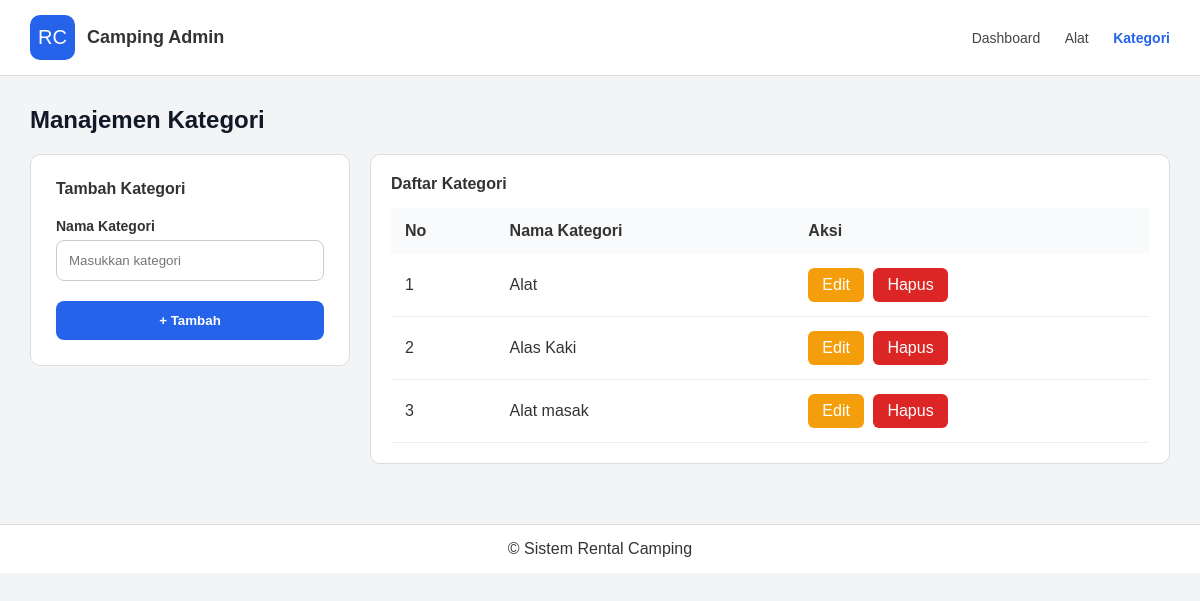
The app's page /index.php/admin/kategori with its own data.
### tables this page shows
CREATE TABLE `kategori` (
  `id_kategori` int(11) NOT NULL,
  `nama_kategori` varchar(100) DEFAULT NULL
);

### application/controllers/admin/Kategori.php (called while the page is built, shortened)
<?php
class Kategori extends CI_Controller
{
    public function __construct()
    {
        $this->load->model('Kategori_model');
    }
    public function index()
    {
        $data['kategori'] = $this->Kategori_model->getAll();
        $this->load->view('admin/kategori', $data);
    }
}

### index.php (called while the page is built, shortened)
<?php
require_once BASEPATH.'core/CodeIgniter.php';

### application/models/Kategori_model.php (called while the page is built, shortened)
<?php
class Kategori_model extends CI_Model
{
    private $table = 'kategori';
    public function getAll()
    {
        return $this->db->get($this->table)->result();
    }
}

### application/views/admin/kategori.php (the view, shortened to what this page needs)
<!DOCTYPE html>
<html>
<head>
<link rel="stylesheet" href="<?= base_url('/assets/css/admin/kategori.css'); ?>">
</head>
<body>
<header>
    <div class="brand">
        <div class="logo">
            RC
        </div>
        <div>
            <h1>Camping Admin</h1>
        </div>
    </div>
    <nav>
        <a href="<?= site_url('admin/dashboard')?>">Dashboard</a>
        <a href="<?= site_url('admin/alat')?>">Alat</a>
        <a class="active">
            Kategori
        </a>
    </nav>
</header>
<div class="container">
<h2>Manajemen Kategori</h2>
<div class="flex-row">
<div class="form">
<h4>Tambah Kategori</h4>
<form
method="POST"
action="<?= site_url('admin/kategori/store')?>">
<label>Nama Kategori</label>
<input
class="input"
type="text"
name="nama_kategori"
placeholder="Masukkan kategori"
required>
<button type="submit">
+ Tambah
</button>
</form>
</div>
<div class="flex-1">
<div class="table">
<h4>Daftar Kategori</h4>
<table>
<tr>
<th>No</th>
<th>Nama Kategori</th>
<th>Aksi</th>
</tr>
<?php
$no=1;
foreach($kategori as $k):
?>
<tr>
<td>
<?= $no++ ?>
</td>
<td>
<?= $k->nama_kategori?>
</td>
<td>
<a class="edit"
href="<?= site_url('admin/kategori/edit/'.$k->id_kategori) ?>">
Edit
</a>
<a
class="hapus"
onclick="return confirm('Hapus data?')"
href="<?= site_url('admin/kategori/delete/'.$k->id_kategori) ?>">
Hapus
</a>
</td>
</tr>
<?php endforeach;?>
</table>
</div>
</div>
</div>
</div>
<footer class="footer">
© Sistem Rental Camping
</footer>
</body>
</html>

### assets/css/admin/kategori.css (style rules this page uses)
* { margin:0; padding:0; box-sizing:border-box; font-family:Arial,sans-serif; }
body { background:#f3f4f6; color:#333; }
header { background:white; padding:15px 30px; display:flex; justify-content:space-between; align-items:center; border-bottom:1px solid #ddd; }
.brand { display:flex; align-items:center; gap:12px; }
.logo { width:45px; height:45px; background:#2563eb; border-radius:10px; display:flex; align-items:center; justify-content:center; font-size:20px; color:white; }
.brand h1 { font-size:18px; }
nav a { text-decoration:none; margin-left:20px; color:#444; font-size:14px; }
.active { font-weight:bold; color:#2563eb; }
.container { max-width:1200px; margin:auto; padding:30px; }
h2 { margin-bottom:20px; color:#111827; }
.flex-row { display:flex; gap:20px; align-items:flex-start; }
.form { width:320px; background:white; padding:25px; border-radius:10px; border:1px solid #ddd; }
.form h4 { margin-bottom:20px; }
label { display:block; margin-bottom:6px; margin-top:10px; font-weight:bold; font-size:14px; }
.input { width:100%; padding:12px; border:1px solid #ccc; border-radius:8px; outline:none; }
button { width:100%; padding:12px; border:none; background:#2563eb; color:white; font-weight:bold; border-radius:8px; margin-top:20px; cursor:pointer; transition:.3s; }
.flex-1 { flex:1; }
.table { background:white; padding:20px; border-radius:10px; border:1px solid #ddd; overflow:auto; }
.table h4 { margin-bottom:15px; }
table { width:100%; border-collapse:collapse; }
th { background:#f9fafb; padding:14px; text-align:left; }
td { padding:14px; border-bottom:1px solid #eee; }
.edit { background:#f59e0b; padding:8px 14px; border-radius:6px; text-decoration:none; color:white; display:inline-block; margin-right:5px; }
.hapus { background:#dc2626; padding:8px 14px; border-radius:6px; text-decoration:none; color:white; display:inline-block; }
.footer { margin-top:30px; background:white; padding:15px; text-align:center; border-top:1px solid #ddd; }

### records on screen
kategori: nama_kategori "Alat"
kategori: nama_kategori "Alas Kaki"
kategori: nama_kategori "Alat masak"
